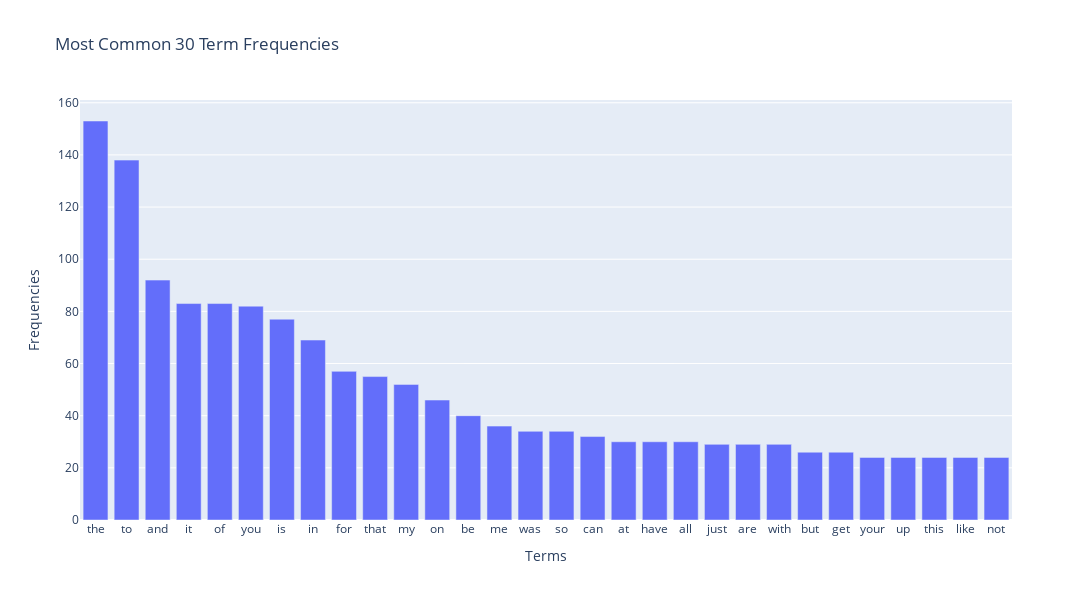

Source (notebook cell):
### Code cell
plot_frequency(test_df)

### Figure 1 — Plotly figure (JSON) as saved in the notebook; plotly's stock layout.template omitted (floating-point values rounded to 4 significant figures)
{"data": [{"hovertemplate": "Terms=%{x}<br>Frequencies=%{y}<extra></extra>", "legendgroup": "", "marker": {"color": "#636efa", "pattern": {"shape": ""}}, "name": "", "orientation": "v", "showlegend": false, "textposition": "auto", "type": "bar", "x": ["the", "to", "and", "it", "of", "you", "is", "in", "for", "that", "my", "on", "be", "me", "was", "so", "can", "at", "have", "all", "just", "are", "with", "but", "get", "your", "up", "this", "like", "not"], "xaxis": "x", "y": [153, 138, 92, 83, 83, 82, 77, 69, 57, 55, 52, 46, 40, 36, 34, 34, 32, 30, 30, 30, 29, 29, 29, 26, 26, 24, 24, 24, 24, 24], "yaxis": "y"}], "layout": {"barmode": "relative", "height": 600, "legend": {"tracegroupgap": 0}, "title": {"text": "Most Common 30 Term Frequencies"}, "width": 2000, "xaxis": {"anchor": "y", "domain": [0, 1], "title": {"text": "Terms"}}, "yaxis": {"anchor": "x", "domain": [0, 1], "title": {"text": "Frequencies"}}}}
